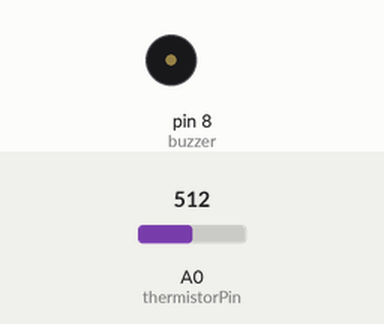
Recording of a sketch running on a simulated Arduino Uno, built with avr-gcc and run on an emulated ATmega328P. On the bench: buzzer (waves = sounding). The test bench sets the inputs (shaded band); at power-on: A0 (thermistorPin) = 512. What the sketch prints to the serial monitor is not drawn.

Above: at 0.1 s.
Timing chart, 0 to 8.0 s (numbered marks = the images above):
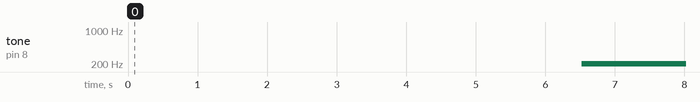

The sketch:

buzzer.ino
```cpp
int thermistorPin=A0;
int buzzer=8;
int delayTime=500;
void setup() {
  // put your setup code here, to run once:
  pinMode(buzzer,OUTPUT);
  Serial.begin(9600);

}

void loop() {
  // put your main code here, to run repeatedly:
  float a=analogRead(thermistorPin);
  float resistance=(1023.0*10000)/a-10000;
  float tempC=(3435.0/(log(resistance/1000)))-273.15+273.15;
  Serial.print("Temp.");
  Serial.print(tempC);
  Serial.println("*c");
  delay(delayTime);
  if(tempC>30.0){
    for(int i=200;i<800;i++){
      tone(buzzer,i);
      delay(5);
    }
    for(int i=800;i>200;i--){
      tone(buzzer,i);
      delay(5);
    }
    }

}
```

Measured:
- by itself, tone on pin 8 (buzzer): silent → 201 Hz at 6.5 s
